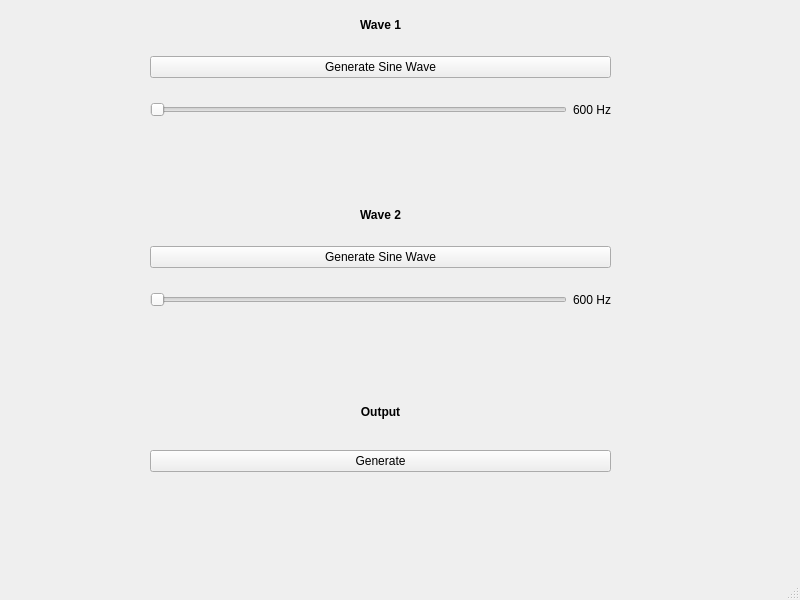
<?xml version="1.0" encoding="UTF-8"?>
<ui version="4.0">
 <class>MainWindow</class>
 <widget class="QMainWindow" name="MainWindow">
  <property name="geometry">
   <rect>
    <x>0</x>
    <y>0</y>
    <width>800</width>
    <height>600</height>
   </rect>
  </property>
  <property name="windowTitle">
   <string>MainWindow</string>
  </property>
  <widget class="QWidget" name="centralwidget">
   <widget class="QWidget" name="verticalLayoutWidget_2">
    <property name="geometry">
     <rect>
      <x>150</x>
      <y>0</y>
      <width>461</width>
      <height>191</height>
     </rect>
    </property>
    <layout class="QVBoxLayout" name="InputLayout_1">
     <item>
      <widget class="QLabel" name="WaveLabel_1">
       <property name="font">
        <font>
         <weight>75</weight>
         <bold>true</bold>
        </font>
       </property>
       <property name="text">
        <string>Wave 1</string>
       </property>
       <property name="alignment">
        <set>Qt::AlignCenter</set>
       </property>
      </widget>
     </item>
     <item>
      <layout class="QHBoxLayout" name="horizontalLayout_3">
       <item>
        <widget class="QPushButton" name="SineButton_1">
         <property name="text">
          <string>Generate Sine Wave</string>
         </property>
        </widget>
       </item>
      </layout>
     </item>
     <item>
      <layout class="QHBoxLayout" name="FrequencyBox_2">
       <item>
        <widget class="QSlider" name="FrequencySlider_1">
         <property name="orientation">
          <enum>Qt::Horizontal</enum>
         </property>
        </widget>
       </item>
       <item>
        <widget class="QLabel" name="FrequencyLabel_1">
         <property name="text">
          <string>600 Hz</string>
         </property>
        </widget>
       </item>
      </layout>
     </item>
     <item>
      <widget class="TimeDomain" name="timeDomainInput_1" native="true"/>
     </item>
    </layout>
   </widget>
   <widget class="QWidget" name="verticalLayoutWidget_3">
    <property name="geometry">
     <rect>
      <x>150</x>
      <y>190</y>
      <width>461</width>
      <height>191</height>
     </rect>
    </property>
    <layout class="QVBoxLayout" name="InputLayout_2">
     <item>
      <widget class="QLabel" name="WaveLabel_2">
       <property name="font">
        <font>
         <weight>75</weight>
         <bold>true</bold>
        </font>
       </property>
       <property name="text">
        <string>Wave 2</string>
       </property>
       <property name="alignment">
        <set>Qt::AlignCenter</set>
       </property>
      </widget>
     </item>
     <item>
      <layout class="QHBoxLayout" name="horizontalLayout_4">
       <item>
        <widget class="QPushButton" name="SineButton_2">
         <property name="text">
          <string>Generate Sine Wave</string>
         </property>
        </widget>
       </item>
      </layout>
     </item>
     <item>
      <layout class="QHBoxLayout" name="FrequencyBox_3">
       <item>
        <widget class="QSlider" name="FrequencySlider_2">
         <property name="orientation">
          <enum>Qt::Horizontal</enum>
         </property>
        </widget>
       </item>
       <item>
        <widget class="QLabel" name="FrequencyLabel_2">
         <property name="text">
          <string>600 Hz</string>
         </property>
        </widget>
       </item>
      </layout>
     </item>
     <item>
      <widget class="TimeDomain" name="timeDomainInput_2" native="true"/>
     </item>
    </layout>
   </widget>
   <widget class="QWidget" name="verticalLayoutWidget_4">
    <property name="geometry">
     <rect>
      <x>150</x>
      <y>380</y>
      <width>461</width>
      <height>161</height>
     </rect>
    </property>
    <layout class="QVBoxLayout" name="outputLayout">
     <item>
      <widget class="QLabel" name="WaveLabel_3">
       <property name="font">
        <font>
         <weight>75</weight>
         <bold>true</bold>
        </font>
       </property>
       <property name="text">
        <string>Output</string>
       </property>
       <property name="alignment">
        <set>Qt::AlignCenter</set>
       </property>
      </widget>
     </item>
     <item>
      <widget class="QPushButton" name="outputButton">
       <property name="text">
        <string>Generate</string>
       </property>
      </widget>
     </item>
     <item>
      <widget class="TimeDomain" name="timeDomainOutput" native="true"/>
     </item>
    </layout>
   </widget>
  </widget>
  <widget class="QMenuBar" name="menubar">
   <property name="geometry">
    <rect>
     <x>0</x>
     <y>0</y>
     <width>800</width>
     <height>21</height>
    </rect>
   </property>
  </widget>
  <widget class="QStatusBar" name="statusbar"/>
 </widget>
 <customwidgets>
  <customwidget>
   <class>TimeDomain</class>
   <extends>QWidget</extends>
   <header>timedomain.h</header>
   <container>1</container>
  </customwidget>
 </customwidgets>
 <resources/>
 <connections/>
</ui>
